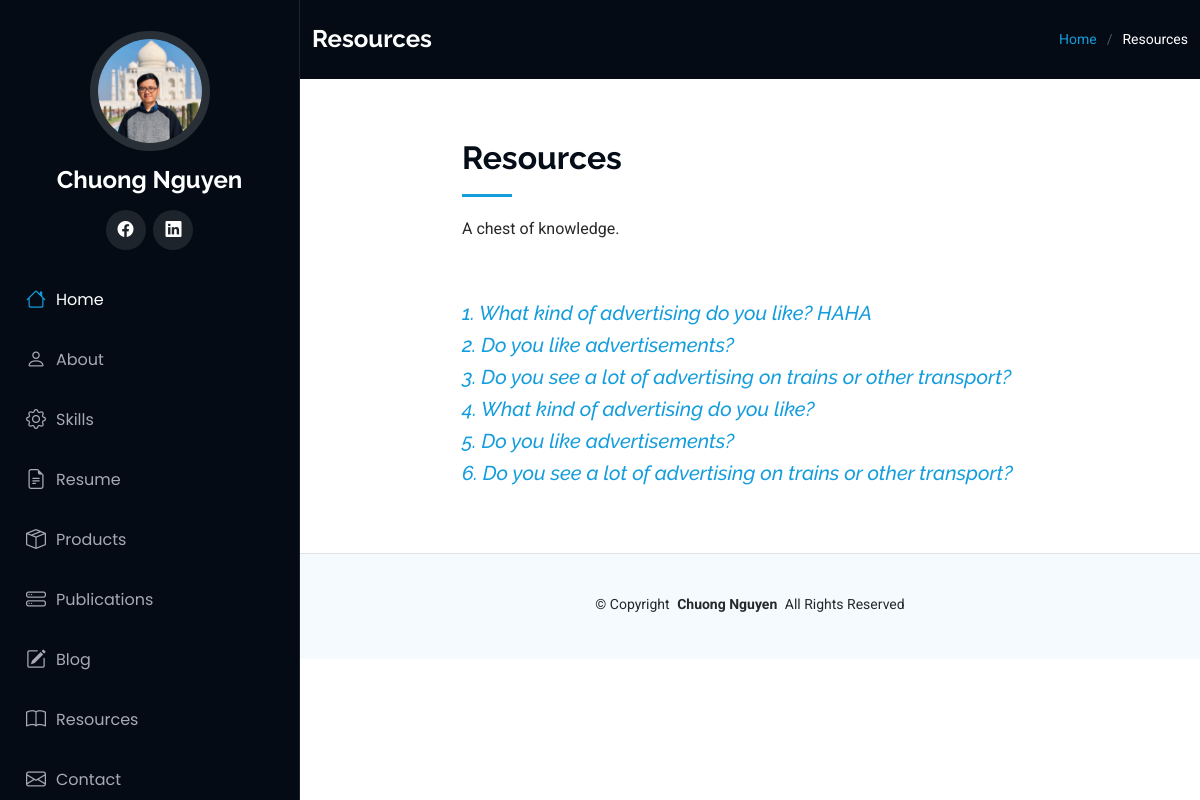
Before: /resources with the older database file.
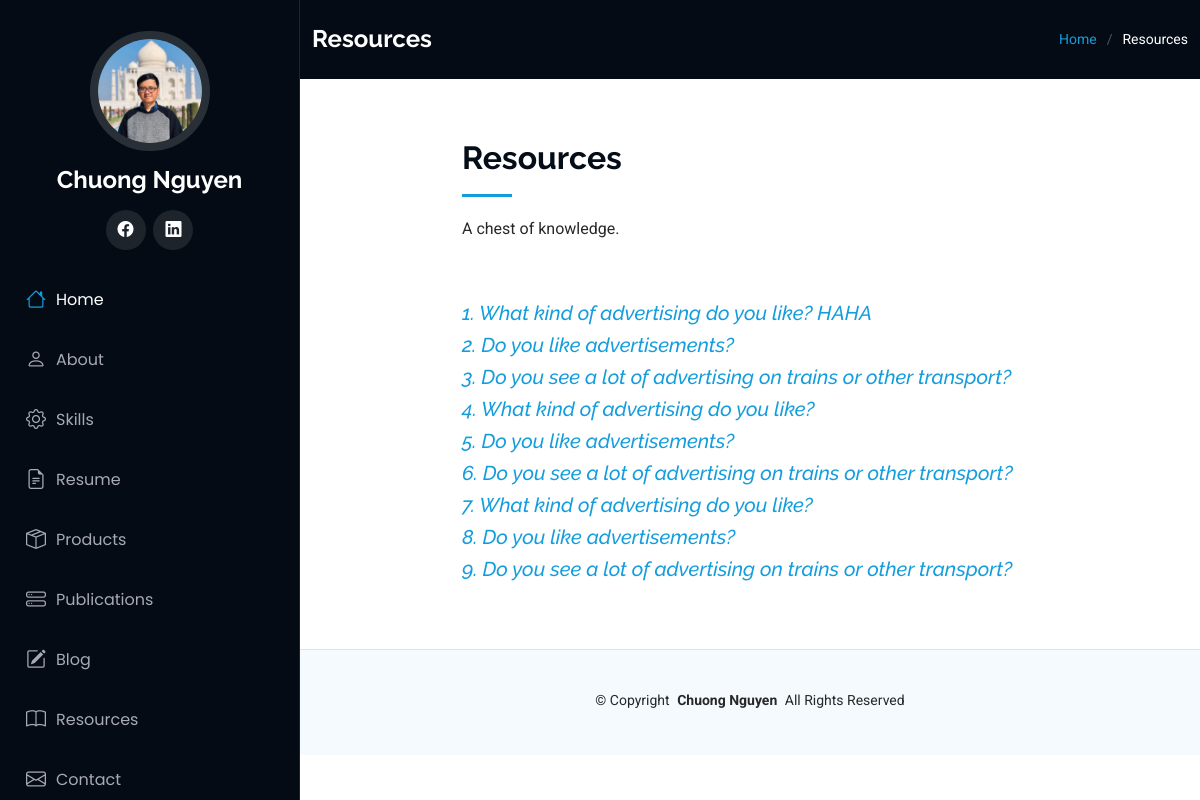
After: the same page with the newer database file.
### main.py (models this page shows)
class SpeakingEnglish(db.Model):
    __tablename__ = "speaking"
    id: Mapped[int] = mapped_column(Integer, primary_key=True)
    topic: Mapped[str] = mapped_column(String(300), nullable=False)
    solution: Mapped[str] = mapped_column(Text, nullable=False)

### main.py (the view)
@app.route('/resources', methods=['GET', 'POST'])
def resources():
    topic_data = db.session.execute(db.select(SpeakingEnglish)).scalars()
    generate_data = GenerateButton()
    if generate_data.validate_on_submit():
        topics_bank = web_scrapping()
        with open('static/assets/files/speaking-part-one.csv', 'a', newline='') as data_file:
            writer = csv.writer(data_file)
            writer.writerow(topics_bank)
        return redirect(url_for('resources'))
    return render_template('resources.html', generate_button=generate_data, objects=topic_data, current_user=current_user)

### templates/resources.html (shortened to what this page needs)
{% from 'bootstrap5/form.html' import render_form %}
{% extends 'base.html' %}
  {% block content %}
  <main class="main">
    <div class="page-title dark-background">
      <div class="container d-lg-flex justify-content-between align-items-center">
        <h1 class="mb-2 mb-lg-0">Resources</h1>
        <nav class="breadcrumbs">
          <ol>
            <li><a href="{{url_for('home')}}">Home</a></li>
            <li class="current">Resources</li>
          </ol>
        </nav>
      </div>
    </div>
    <section id="starter-section" class="starter-section section">
      <div class="container section-title" data-aos="fade-up">
        <div class="row">
          <div class="col-lg-8 mx-auto">
            <h2>Resources</h2>
            <p>A chest of knowledge.</p>
          </div>
        </div>
      </div>
      {% for obj in objects:%}
      <div class="container" data-aos="fade-up">
        <div class="row">
          <div class="col-lg-8 mx-auto rounded text-body-emphasis">
            <h5 class="display-8 fst-italic"><a href="{{url_for('resource_detail', topic_id=obj.id)}}">{{obj.id}}. {{obj.topic}}</a></h5>
          </div>
        </div>
      </div>
      {% endfor %}
    </section>
  </main>
  {% endblock %}

### templates/base.html (shortened to what this page needs)
<!DOCTYPE html>
<html lang="en">
<head>
  <link href="static/assets/vendor/bootstrap/css/bootstrap.min.css" rel="stylesheet">
  <link href="static/assets/vendor/bootstrap-icons/bootstrap-icons.css" rel="stylesheet">
  <link href="static/assets/vendor/aos/aos.css" rel="stylesheet">
  <link href="static/assets/vendor/glightbox/css/glightbox.min.css" rel="stylesheet">
  <link href="static/assets/vendor/swiper/swiper-bundle.min.css" rel="stylesheet">
  <link href="static/assets/css/main.css" rel="stylesheet">
</head>
<body>
  <header id="header" class="header dark-background d-flex flex-column p-3">
    <div class="profile-img">
      <img src="static/assets/img/chuong-ava.jpg" alt="" class="img-fluid rounded-circle">
    </div>
    <a href="index.html" class="logo d-flex align-items-center justify-content-center">
      <h1 class="sitename">Chuong Nguyen</h1>
    </a>
    <div class="social-links text-center">
      <a href="https://www.facebook.com/cnn1211/" class="facebook"><i class="bi bi-facebook"></i></a>
      <a href="https://www.linkedin.com/in/chuongnguyen94/" class="linkedin"><i class="bi bi-linkedin"></i></a>
    </div>
    <nav id="navmenu" class="navmenu mb-auto">
      {% if not is_not_home: %}
      <ul>
        <li><a href="#" class="active"><i class="bi bi-house navicon"></i>Home</a></li>
        <li><a href="#about"><i class="bi bi-person navicon"></i> About</a></li>
        <li><a href="#skills"><i class="bi-gear navicon"></i> Skills</a></li>
        <li><a href="#resume"><i class="bi bi-file-earmark-text navicon"></i> Resume</a></li>
        <li><a href="#portfolio"><i class="bi bi-box-seam navicon"></i> Products</a></li>
        <li><a href="#publications"><i class="bi bi-hdd-stack navicon"></i> Publications</a></li>
        <li><a href="{{url_for('show_all_posts')}}"><i class="bi bi-pencil-square navicon"></i> Blog</a></li>
        <li><a href="{{url_for('resources')}}"><i class="bi bi-book navicon"></i> Resources</a></li>
        <li><a href="#contact"><i class="bi bi-envelope navicon"></i> Contact</a></li>
      </ul>
      {% endif %}
    </nav>
  </header>
  {% block content %} {% endblock %}
  <footer id="footer" class="footer light-background">
    <div class="container">
      <div class="copyright text-center ">
        <p>© <span>Copyright</span> <strong class="px-1 sitename">Chuong Nguyen</strong> <span>All Rights Reserved</span></p>
      </div>
    </div>
  </footer>
</body>
</html>

### static/assets/css/main.css (style rules this page uses)
:root { --default-font: "Roboto", system-ui, -apple-system, "Segoe UI", Roboto, "Helvetica Neue", Arial, "Noto Sans", "Liberation Sans", sans-serif, "Apple Color Emoji", "Segoe UI Emoji", "Segoe UI Symbol", "Noto Color Emoji"; --heading-font: "Raleway", sans-serif; --nav-font: "Poppins", sans-serif; }
:root { --background-color: #ffffff; --default-color: #272829; --heading-color: #050d18; --accent-color: #149ddd; --surface-color: #ffffff; --contrast-color: #ffffff; }
:root { --nav-color: #a8a9b4; --nav-hover-color: #ffffff; --nav-mobile-background-color: #040b14; --nav-dropdown-background-color: #040b14; --nav-dropdown-color: #a8a9b4; --nav-dropdown-hover-color: #ffffff; }
.light-background { --background-color: #f4fafd; --surface-color: #ffffff; }
.dark-background { --background-color: #040b14; --default-color: #ffffff; --heading-color: #ffffff; --surface-color: #151f2b; --contrast-color: #ffffff; }
:root { scroll-behavior: smooth; }
body { color: var(--default-color); background-color: var(--background-color); font-family: var(--default-font); }
a { color: var(--accent-color); text-decoration: none; transition: 0.3s; }
h1, h2, h3, h4, h5, h6 { color: var(--heading-color); font-family: var(--heading-font); }
.header { color: var(--default-color); background-color: var(--background-color); position: fixed; top: 0; left: 0; bottom: 0; padding: 0 15px; width: 300px; transition: all ease-in-out 0.3s; overflow-y: auto; z-index: 997; border-right: 1px solid color-mix(in srgb, var(--default-color), transparent 90%); }
.header .profile-img img { margin: 15px auto; display: block; width: 120px; border: 8px solid color-mix(in srgb, var(--default-color), transparent 85%); }
.header .logo { line-height: 1; margin-bottom: 15px; }
.header .logo h1 { font-size: 24px; margin: 0; font-weight: 700; color: var(--heading-color); }
.header .social-links { margin: 0 0 20px 0; }
.header .social-links a { font-size: 16px; display: inline-flex; align-items: center; justify-content: center; background: color-mix(in srgb, var(--default-color), transparent 90%); color: var(--default-color); margin: 0 2px; border-radius: 50%; text-align: center; width: 40px; height: 40px; transition: 0.3s; }
@media (min-width: 1200px) { .header~main, .header~#footer { margin-left: 300px; } }
.navmenu { padding: 0; z-index: 9997; }
.navmenu ul { list-style: none; padding: 0 0 20px 0; margin: 0; }
.navmenu a, .navmenu a:focus { color: var(--nav-color); padding: 15px 10px; font-family: var(--nav-font); font-size: 16px; font-weight: 400; display: flex; align-items: center; white-space: nowrap; transition: 0.3s; width: 100%; }
.navmenu a .navicon, .navmenu a:focus .navicon { font-size: 20px; margin-right: 10px; }
.navmenu a:hover, .navmenu .active, .navmenu .active:focus { color: var(--nav-hover-color); }
.navmenu a:hover .navicon, .navmenu .active .navicon, .navmenu .active:focus .navicon { color: var(--accent-color); }
.footer { color: var(--default-color); background-color: var(--background-color); font-size: 14px; padding: 40px 0; position: relative; border-top: 1px solid color-mix(in srgb, var(--default-color), transparent 90%); }
.footer .copyright p { margin-bottom: 0; }
.page-title { color: var(--default-color); background-color: var(--background-color); padding: 25px 0; position: relative; }
.page-title h1 { font-size: 24px; font-weight: 700; }
.page-title .breadcrumbs ol { display: flex; flex-wrap: wrap; list-style: none; padding: 0; margin: 0; font-size: 14px; font-weight: 400; }
.page-title .breadcrumbs ol li+li { padding-left: 10px; }
.page-title .breadcrumbs ol li+li::before { content: "/"; display: inline-block; padding-right: 10px; color: color-mix(in srgb, var(--default-color), transparent 70%); }
section, .section { color: var(--default-color); background-color: var(--background-color); padding: 60px 0; overflow: clip; }
.section-title { padding-bottom: 60px; position: relative; }
.section-title h2 { font-size: 32px; font-weight: 700; margin-bottom: 20px; padding-bottom: 20px; position: relative; }
.section-title h2:after { content: ""; position: absolute; display: block; width: 50px; height: 3px; background: var(--accent-color); left: 0; bottom: 0; }
.section-title p { margin-bottom: 0; }

Changed rows visible on the page:
added SpeakingEnglish: id "7", topic "What kind of advertising do you like?"
added SpeakingEnglish: id "8", topic "Do you like advertisements?"
added SpeakingEnglish: id "9", topic "Do you see a lot of advertising on trains or other transport?"
